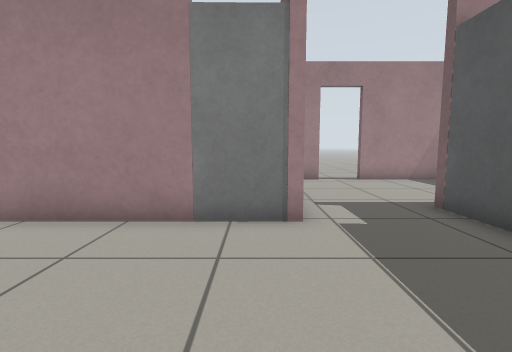
View 1 (above)

12 first-person views from a walk through a Gazebo world. The camera is 0.72 m above the floor, tilts 6° down and sees 85° across. The floor is counted in squares, 0.5 m on a side. Each view is taken from the middle of a square. On the plan, view 1 faces up. The plan holds only what a view shows up to about 14 squares ahead; the rest is blank.

View 2
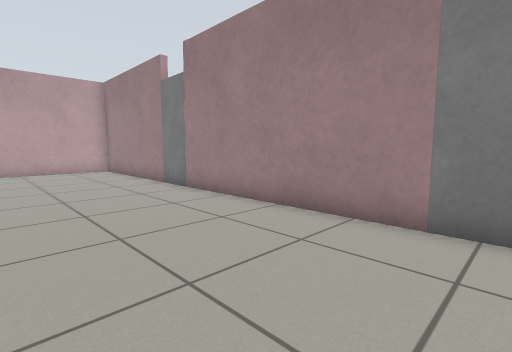

View 3
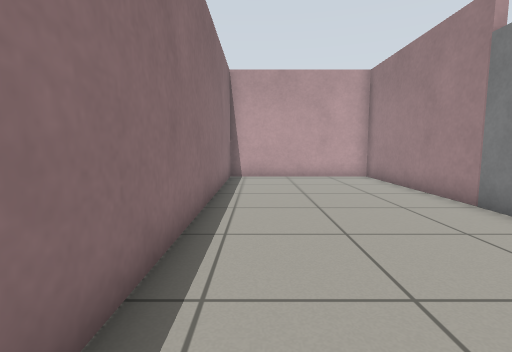

View 4
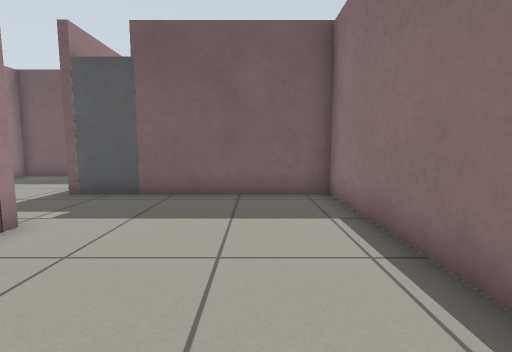

View 5
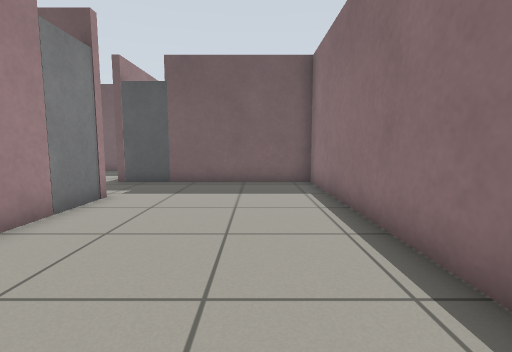

View 6
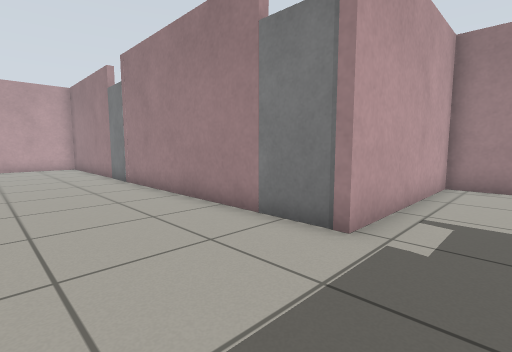

View 7
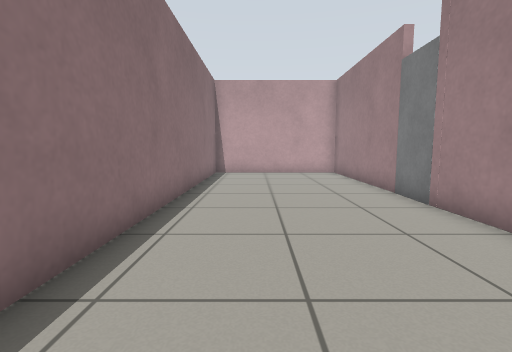

View 8
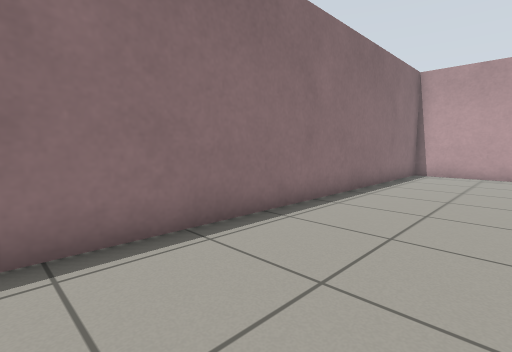

View 9
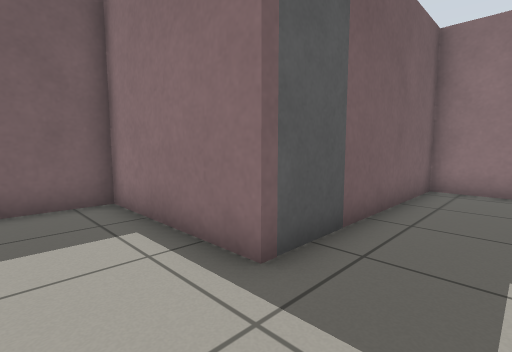

View 10
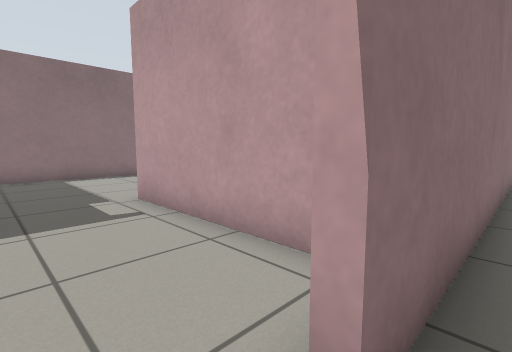

View 11
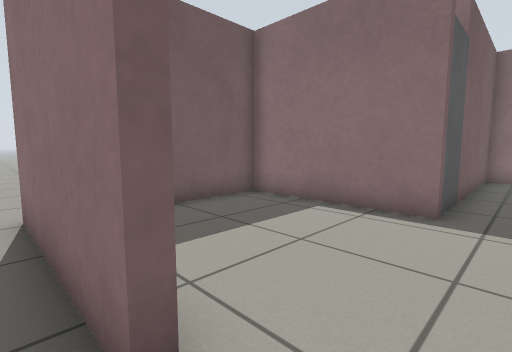

View 12
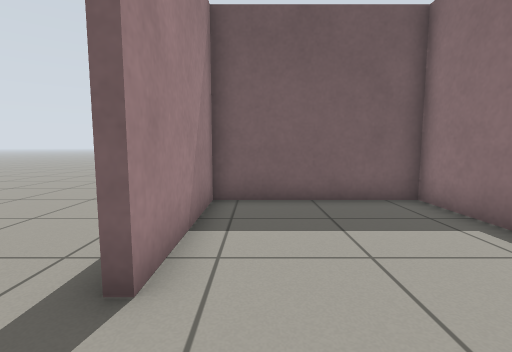

### Floor plan
Points are (right, up) in squares from view 1. A wall is a line through its corners. A room is listed if a view was taken in it or the views show most of it. See-through windows are left out.
Room 1 (views 1, 2, 3, 4, 5, 6, 7, 8)
walls: (-10.5, 5.3) (-17.4, 5.3) (-17.4, -1.2) (4.3, -1.2) (4.3, 4.5); (-1.4, 5.3) (-8.9, 5.3); (0.9, 5.3) (0.5, 5.3)
ways out: opening at (3.5, 6) to room 2
objects: door leaf (5, 5) to (5, 6)
Room 2 (views 9, 12)
walls: (5.4, 6.6) (9.4, 6.6) (9.4, 12.2) (4.5, 12.2); (2.9, 12.2) (0.9, 12.2) (0.9, 5.3)
ways out: opening at (3.5, 6) to room 1; open door at (3.5, 12) to room 3
Room 3 (views 10, 11)
walls: (-8.8, 12.5) (2.7, 12.5); (4.5, 12.5) (9.7, 12.5)
ways out: open door at (3.5, 12) to room 2

Where each view was taken, in squares from view 1:
view 1: 0 up, 0 right, facing up
view 2: 0 up, 0 right, facing up-left
view 3: 0 up, 4 left, facing left
view 4: 1 up, 4 left, facing right
view 5: 1 up, 7 left, facing right
view 6: 1 up, 3 right, facing up-left
view 7: 1 up, 2 left, facing left
view 8: 3 up, 2 left, facing down-left
view 9: 9 up, 2 right, facing down-right
view 10: 13 up, 4 right, facing down-left
view 11: 13 up, 3 right, facing down-right
view 12: 11 up, 2 right, facing right
